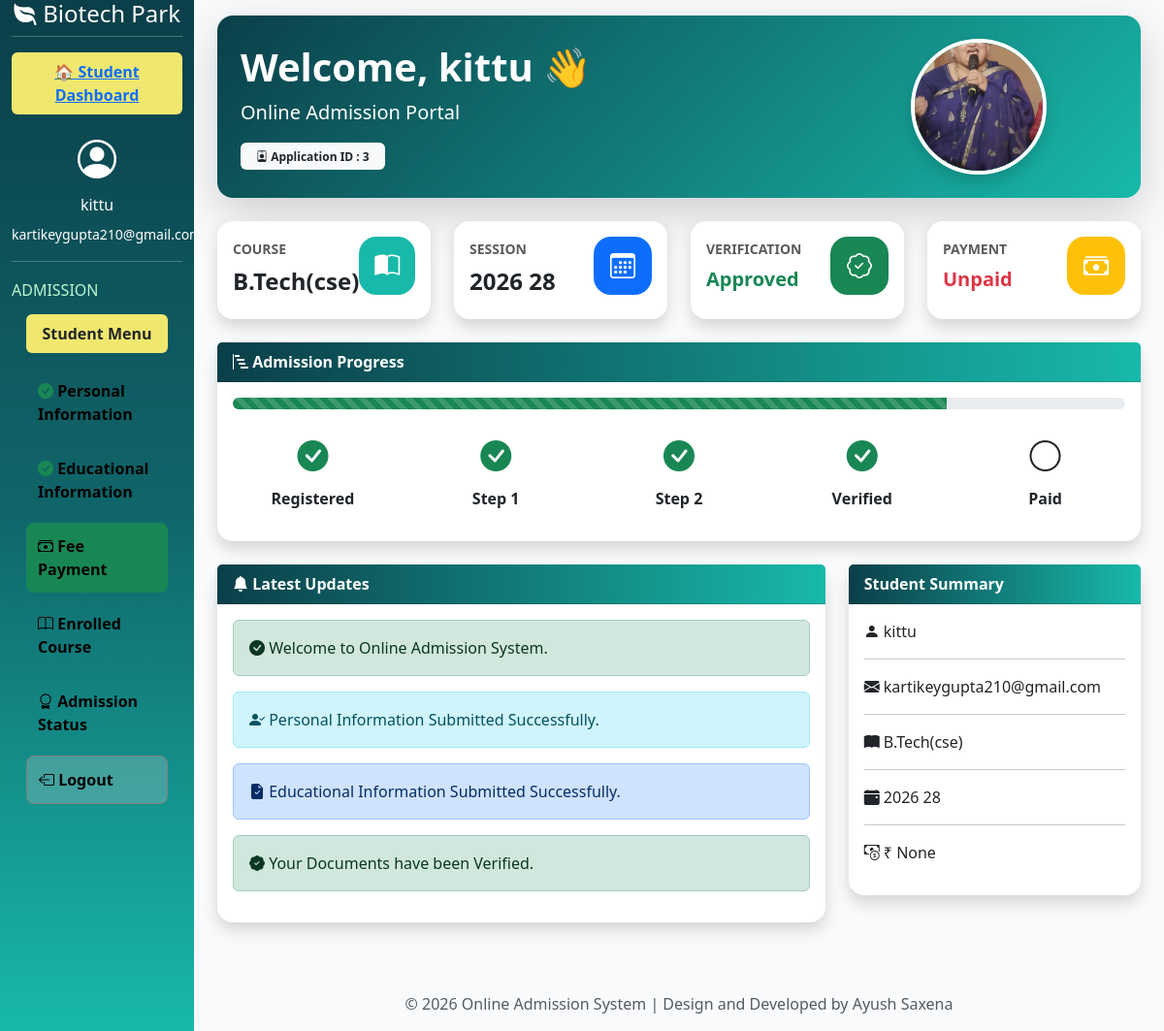
Page /studentdash/ (signed in) on the earlier database version.
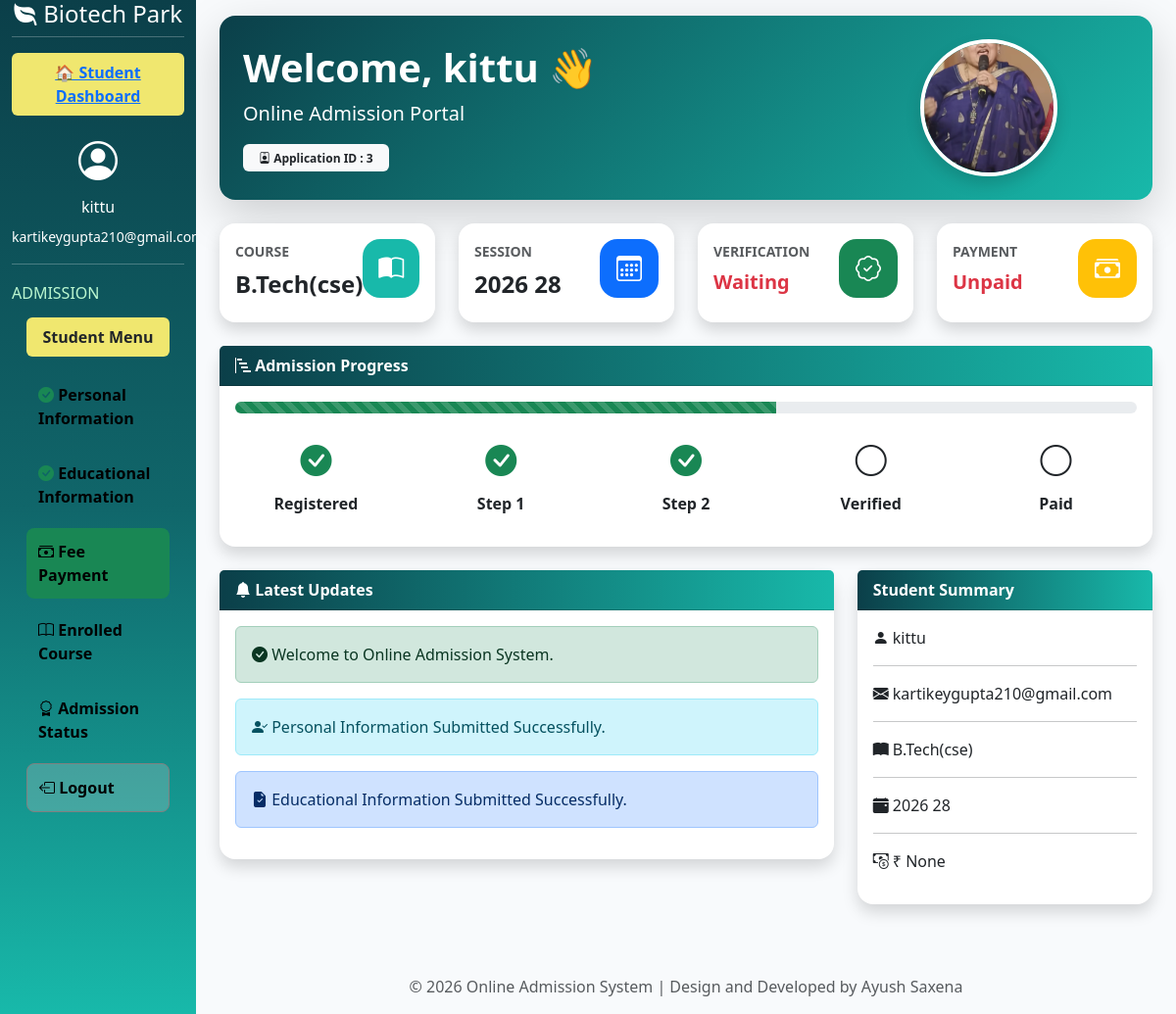
Same page on the later database version.
### myapp/models.py (models this page shows)
class tbl_student(models.Model):
    sid=models.IntegerField(primary_key=True,auto_created=True)
    name=models.CharField(max_length=225,null=True)
    emailaddress=models.EmailField(max_length=225,null=True)
    password=models.CharField(max_length=16,null=True)
    contact_no=models.IntegerField(null=True)
    gender=models.CharField(max_length=2,null=True)
    dob=models.DateField(null=True,blank=True)
    f_name=models.CharField(max_length=255,null=True)
    m_name=models.CharField(max_length=255,null=True)
    address=models.CharField(max_length=500,null=True)
    aadhar_no=models.IntegerField(blank=True,null=True)
    aadhar_pic=models.FileField(upload_to='student_documents',null=True)
    Session=models.CharField(max_length=50,null=True)
    course=models.CharField(max_length=500,null=True)
    course_duration=models.CharField(max_length=50,null=True)
    hs_percentage=models.CharField(max_length=20,null=True)
    hs_marksheet=models.FileField(upload_to='student_documents',null=True)
    inter_percentage=models.CharField(max_length=20,null=True)
    inter_marksheet=models.FileField(upload_to='student_documents',null=True)
    profile_pic=models.FileField(upload_to='student_documents',null=True)
    sign=models.FileField(upload_to='student_documents',null=True)
    application_status=models.CharField(max_length=20,null=True)
    fees=models.IntegerField(null=True)
    fees_status=models.CharField(max_length=20,default="Unpaid")
    payment_id=models.CharField(max_length=100,null=True,blank=True)
    payment_date=models.DateTimeField(null=True,blank=True)
    step1_completed = models.BooleanField(default=False)
    step2_completed = models.BooleanField(default=False)

### myapp/views.py (the view)
# urls.py: path('studentdash/',studentdash,name='studentdash'),
@never_cache
@student_required
def studentdash(request):
    email=request.session.get('studentid')
    student=tbl_student.objects.filter(emailaddress=email).first()
    context={
        'student':student
    }
    return render(request, 'student/studentdash.html',context)

### myapp/templates/student/studentdash.html (shortened to what the changed rows need)
{% extends 'student/studentlayout.html' %}
 {% block student %}
 <div class="container-fluid mt-3">
    <div class="card border-0 shadow-lg rounded-4 overflow-hidden">
        <div class="card-body p-4"
            style="background:linear-gradient(135deg,#0b3f49,#18b9aa); color:white;">
            <div class="row align-items-center">
                <div class="col-md-8">
                    <h1 class="fw-bold mb-2">
                        Welcome,
                        {{ student.name }}
                        👋
                    </h1>
                </div>
            </div>
        </div>
    </div>
</div>
<div class="container-fluid mt-4">
    <div class="row g-4">
        <div class="col-lg-3 col-md-6">
            <div class="card border-0 shadow h-100 rounded-4 card-hover">
                <div class="card-body">
                    <div class="d-flex justify-content-between">
                        <div>
                            <h5 class="fw-bold mt-2">
                                {% if student.application_status == "Approved" %}
                                    <span class="text-success">
                                        Approved
                                    </span>
                                {% elif student.application_status == "DV" %}
                                    <span class="text-warning">
                                        Pending
                                    </span>
                                {% else %}
                                    <span class="text-danger">
                                        Waiting
                                    </span>
                                {% endif %}
                            </h5>
                        </div>
                    </div>
                </div>
            </div>
        </div>
    </div>
</div>
<div class="container-fluid mt-4">
    <div class="card border-0 shadow rounded-4">
        <div class="card-body">
            <div class="progress mb-4" style="height:12px;">
                <div class="progress-bar progress-bar-striped progress-bar-animated bg-success"
                    {% if student.fees_status == "Paid" %}
                        style="width:100%"
                    {% elif student.application_status == "Approved" %}
                        style="width:80%"
                    {% elif student.step2_completed %}
                        style="width:60%"
                    {% elif student.step1_completed %}
                        style="width:40%"
                    {% else %}
                        style="width:20%"
                    {% endif %}
                ></div>
            </div>
            <div class="row text-center">
                <div class="col">
                    {% if student.application_status == "Approved" %}
                        <i class="bi bi-check-circle-fill text-success fs-2"></i>
                    {% else %}
                        <i class="bi bi-circle fs-2"></i>
                    {% endif %}
                    <p class="mt-2 fw-bold">
                        Verified
                    </p>
                </div>
            </div>
        </div>
    </div>
</div>
<div class="container-fluid mt-4">
    <div class="row">
        <div class="col-lg-8">
            <div class="card border-0 shadow rounded-4">
                <div class="card-body">
                    <div class="alert alert-success">
                        <i class="bi bi-check-circle-fill"></i>
                        Welcome to Online Admission System.
                    </div>
                    {% if student.step1_completed %}
                    <div class="alert alert-info">
                        <i class="bi bi-person-check-fill"></i>
                        Personal Information Submitted Successfully.
                    </div>
                    {% endif %}
                    {% if student.step2_completed %}
                    <div class="alert alert-primary">
                        <i class="bi bi-file-earmark-check-fill"></i>
                        Educational Information Submitted Successfully.
                    </div>
                    {% endif %}
                    {% if student.application_status == "Approved" %}
                    <div class="alert alert-success">
                        <i class="bi bi-patch-check-fill"></i>
                        Your Documents have been Verified.
                    </div>
                    {% elif student.application_status == "DV" %}
                    <div class="alert alert-warning">
                        <i class="bi bi-hourglass-split"></i>
                        Documents are under verification.
                    </div>
                    {% endif %}
                </div>
            </div>
        </div>
    </div>
</div>
{% endblock %}

Differences in the rows shown:
changed tbl_student "kittu": application_status "Approved" → "Rejected" (drawn)
Other differences:
text no longer shown: "Approved Your Documents have been Verified."
text now shown: "Waiting"
